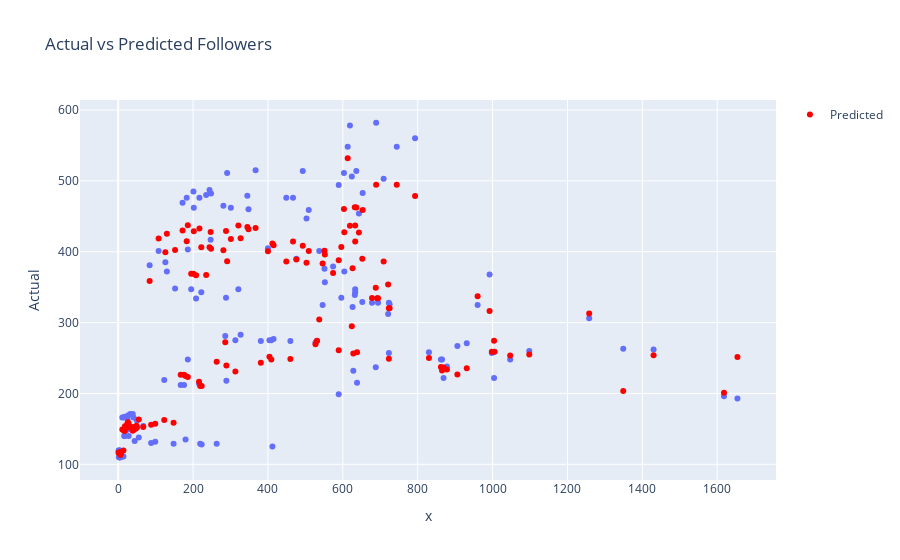

The code cell stored with this chart in its notebook:
### Code cell
import pandas as pd
from sklearn.model_selection import train_test_split
import lightgbm as lgb
from sklearn.metrics import mean_squared_error

df = pd.read_csv("dominik_data\Dorfterror-audience-timeline.csv")
# Assuming your DataFrame is df
# Convert 'datetime' to numerical representation
df['datetime'] = pd.to_datetime(df['date'])  # Convert to Unix timestamp

# Extract datetime features
df['year'] = df['datetime'].dt.year
df['month'] = df['datetime'].dt.month
df['day'] = df['datetime'].dt.day
df['hour'] = df['datetime'].dt.hour
df['minute'] = df['datetime'].dt.minute
df['second'] = df['datetime'].dt.second

# Drop the original 'datetime' column
df = df.drop(columns=['datetime'])

# Prepare the data
X = df[['listeners', 'streams']]
y = df['followers']
# Train-test split
X_train, X_test, y_train, y_test = train_test_split(X, y, test_size=0.2, random_state=42)

# Create and train the LightGBM model
params = {
    'objective': 'regression',
    'metric': 'mse',
    'boosting_type': 'gbdt',
    'num_leaves': 31,
    'learning_rate': 0.05,
    'feature_fraction': 0.9
}

train_data = lgb.Dataset(X_train, label=y_train)
test_data = lgb.Dataset(X_test, label=y_test, reference=train_data)

model = lgb.train(params, train_data, num_boost_round=100, valid_sets=[test_data])

# Make predictions
y_pred = model.predict(X_test, num_iteration=model.best_iteration)

# Evaluate the model
mse = mean_squared_error(y_test, y_pred)
print(f'Mean Squared Error: {mse}')

# Optional: Visualize the results
import plotly.express as px

# Assuming you have y_test, y_pred, and X_test as pandas DataFrames
fig = px.scatter(x=X_test['streams'], y=y_test, labels={'y': 'Actual'}, title='Actual vs Predicted Followers')
fig.add_scatter(x=X_test['streams'], y=y_pred, mode='markers', marker=dict(color='red'), name='Predicted')
fig.update_traces(marker=dict(color='green'), selector=dict(mode='markers', name='Actual'))
fig.show()

### Figure 1 — Plotly figure (JSON) as saved in the notebook; plotly's stock layout.template omitted (floating-point values rounded to 4 significant figures; data arrays with more than 128 entries replaced by an {"elided": "..."} marker saying what was removed)
{"data": [{"hovertemplate": "x=%{x}<br>Actual=%{y}<extra></extra>", "legendgroup": "", "marker": {"color": "#636efa", "symbol": "circle"}, "mode": "markers", "name": "", "orientation": "v", "showlegend": false, "type": "scatter", "x": {"elided": "150 int values"}, "xaxis": "x", "y": {"elided": "150 int values"}, "yaxis": "y"}, {"marker": {"color": "red"}, "mode": "markers", "name": "Predicted", "type": "scatter", "x": {"elided": "150 int values"}, "y": {"elided": "150 float values"}}], "layout": {"legend": {"tracegroupgap": 0}, "title": {"text": "Actual vs Predicted Followers"}, "xaxis": {"anchor": "y", "domain": [0, 1], "title": {"text": "x"}}, "yaxis": {"anchor": "x", "domain": [0, 1], "title": {"text": "Actual"}}}}
